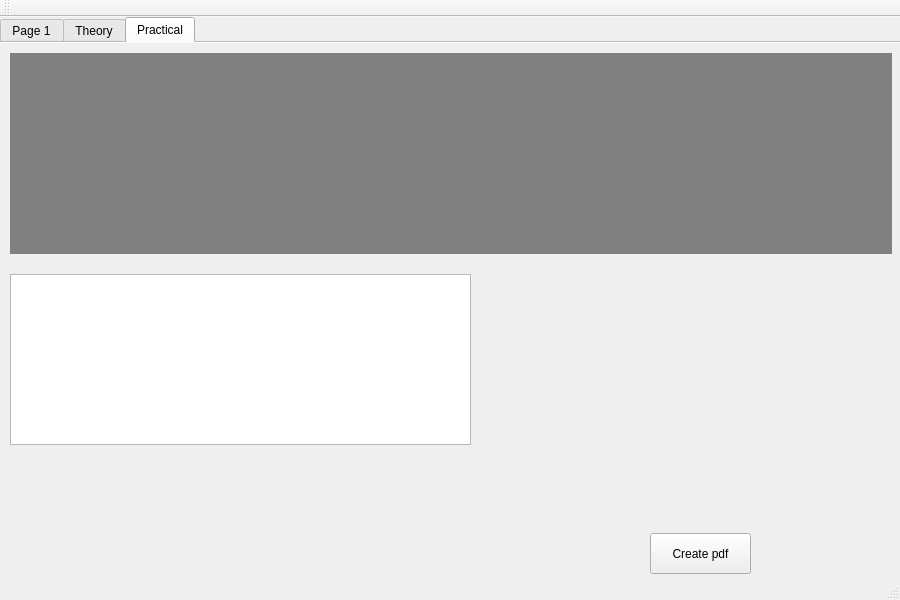
<?xml version="1.0" encoding="UTF-8"?>
<ui version="4.0">
 <class>MainWindow</class>
 <widget class="QMainWindow" name="MainWindow">
  <property name="geometry">
   <rect>
    <x>0</x>
    <y>0</y>
    <width>900</width>
    <height>600</height>
   </rect>
  </property>
  <property name="sizePolicy">
   <sizepolicy hsizetype="Fixed" vsizetype="Fixed">
    <horstretch>0</horstretch>
    <verstretch>0</verstretch>
   </sizepolicy>
  </property>
  <property name="minimumSize">
   <size>
    <width>900</width>
    <height>600</height>
   </size>
  </property>
  <property name="maximumSize">
   <size>
    <width>900</width>
    <height>600</height>
   </size>
  </property>
  <property name="windowTitle">
   <string>Lab</string>
  </property>
  <property name="documentMode">
   <bool>false</bool>
  </property>
  <property name="dockOptions">
   <set>QMainWindow::AllowTabbedDocks|QMainWindow::AnimatedDocks|QMainWindow::VerticalTabs</set>
  </property>
  <widget class="QWidget" name="centralWidget">
   <layout class="QVBoxLayout" name="verticalLayout">
    <property name="spacing">
     <number>0</number>
    </property>
    <property name="leftMargin">
     <number>0</number>
    </property>
    <property name="topMargin">
     <number>0</number>
    </property>
    <property name="rightMargin">
     <number>0</number>
    </property>
    <property name="bottomMargin">
     <number>0</number>
    </property>
    <item>
     <widget class="QTabWidget" name="tabWidget">
      <property name="currentIndex">
       <number>2</number>
      </property>
      <property name="documentMode">
       <bool>true</bool>
      </property>
      <widget class="QWidget" name="tab_1">
       <attribute name="title">
        <string>Page 1</string>
       </attribute>
       <widget class="QLabel" name="labName_label">
        <property name="geometry">
         <rect>
          <x>220</x>
          <y>70</y>
          <width>291</width>
          <height>31</height>
         </rect>
        </property>
        <property name="font">
         <font>
          <pointsize>12</pointsize>
         </font>
        </property>
        <property name="text">
         <string>Lab Name</string>
        </property>
       </widget>
       <widget class="QLineEdit" name="lineEdit_1">
        <property name="geometry">
         <rect>
          <x>110</x>
          <y>180</y>
          <width>141</width>
          <height>31</height>
         </rect>
        </property>
        <property name="text">
         <string/>
        </property>
        <property name="placeholderText">
         <string>Name</string>
        </property>
        <property name="clearButtonEnabled">
         <bool>true</bool>
        </property>
       </widget>
       <widget class="QLineEdit" name="lineEdit_2">
        <property name="geometry">
         <rect>
          <x>110</x>
          <y>230</y>
          <width>141</width>
          <height>31</height>
         </rect>
        </property>
        <property name="placeholderText">
         <string>Surname</string>
        </property>
        <property name="clearButtonEnabled">
         <bool>true</bool>
        </property>
       </widget>
       <widget class="QLineEdit" name="lineEdit_3">
        <property name="geometry">
         <rect>
          <x>110</x>
          <y>280</y>
          <width>141</width>
          <height>31</height>
         </rect>
        </property>
        <property name="text">
         <string/>
        </property>
        <property name="placeholderText">
         <string>Group</string>
        </property>
        <property name="clearButtonEnabled">
         <bool>true</bool>
        </property>
       </widget>
       <widget class="QLineEdit" name="lineEdit_4">
        <property name="geometry">
         <rect>
          <x>110</x>
          <y>330</y>
          <width>141</width>
          <height>31</height>
         </rect>
        </property>
        <property name="text">
         <string/>
        </property>
        <property name="placeholderText">
         <string>Squad number</string>
        </property>
        <property name="clearButtonEnabled">
         <bool>true</bool>
        </property>
       </widget>
       <widget class="QPushButton" name="pushButton">
        <property name="geometry">
         <rect>
          <x>520</x>
          <y>380</y>
          <width>201</width>
          <height>91</height>
         </rect>
        </property>
        <property name="font">
         <font>
          <pointsize>15</pointsize>
         </font>
        </property>
        <property name="text">
         <string>Start</string>
        </property>
       </widget>
      </widget>
      <widget class="QWidget" name="tab_3">
       <attribute name="title">
        <string>Theory</string>
       </attribute>
       <layout class="QVBoxLayout" name="verticalLayout_2">
        <item>
         <widget class="QLabel" name="label">
          <property name="minimumSize">
           <size>
            <width>0</width>
            <height>200</height>
           </size>
          </property>
          <property name="styleSheet">
           <string notr="true">background-color:grey;</string>
          </property>
          <property name="text">
           <string/>
          </property>
         </widget>
        </item>
        <item>
         <widget class="QLabel" name="label_3">
          <property name="text">
           <string>TextLabel</string>
          </property>
         </widget>
        </item>
       </layout>
      </widget>
      <widget class="QWidget" name="tab_2">
       <attribute name="title">
        <string>Practical</string>
       </attribute>
       <widget class="QCustomPlot" name="widget" native="true">
        <property name="geometry">
         <rect>
          <x>10</x>
          <y>410</y>
          <width>461</width>
          <height>131</height>
         </rect>
        </property>
       </widget>
       <widget class="QTableView" name="tableView">
        <property name="geometry">
         <rect>
          <x>10</x>
          <y>231</y>
          <width>461</width>
          <height>171</height>
         </rect>
        </property>
       </widget>
       <widget class="QLabel" name="label_2">
        <property name="geometry">
         <rect>
          <x>10</x>
          <y>10</y>
          <width>882</width>
          <height>201</height>
         </rect>
        </property>
        <property name="minimumSize">
         <size>
          <width>0</width>
          <height>200</height>
         </size>
        </property>
        <property name="styleSheet">
         <string notr="true">background-color:grey;</string>
        </property>
        <property name="text">
         <string/>
        </property>
       </widget>
       <widget class="QPushButton" name="pushButton_2">
        <property name="geometry">
         <rect>
          <x>650</x>
          <y>490</y>
          <width>101</width>
          <height>41</height>
         </rect>
        </property>
        <property name="text">
         <string>Create pdf</string>
        </property>
       </widget>
      </widget>
     </widget>
    </item>
   </layout>
  </widget>
  <widget class="QToolBar" name="mainToolBar">
   <attribute name="toolBarArea">
    <enum>TopToolBarArea</enum>
   </attribute>
   <attribute name="toolBarBreak">
    <bool>false</bool>
   </attribute>
  </widget>
  <widget class="QStatusBar" name="statusBar">
   <property name="sizeGripEnabled">
    <bool>true</bool>
   </property>
  </widget>
 </widget>
 <layoutdefault spacing="6" margin="11"/>
 <customwidgets>
  <customwidget>
   <class>QCustomPlot</class>
   <extends>QWidget</extends>
   <header location="global">lib/qcustomplot.h</header>
   <container>1</container>
  </customwidget>
 </customwidgets>
 <resources/>
 <connections/>
</ui>
